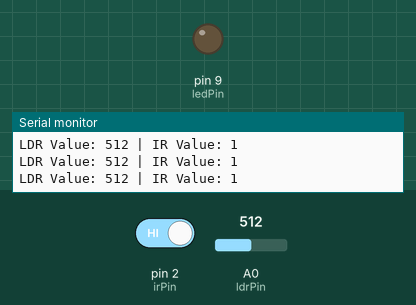
The sketch below on a simulated Arduino Uno, built with avr-gcc and run on an emulated ATmega328P. Shown: output pins drawn as LEDs (lit = HIGH), the last lines printed to the serial monitor. Inputs (shaded band) come from the test bench; at power-on: A0 (ldrPin) = 512, pin 2 (irPin) HIGH.

Above: at 1.2 s.
1.3 s: A0 (ldrPin) set to 318
2.8 s: A0 (ldrPin) set to 285
At 3.3 s:
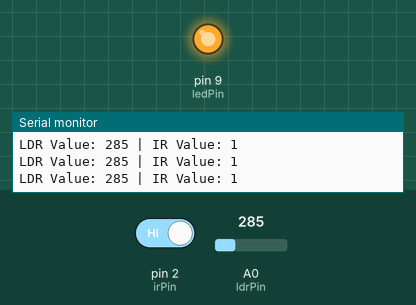
4.3 s: A0 (ldrPin) set to 306
At 5.6 s:
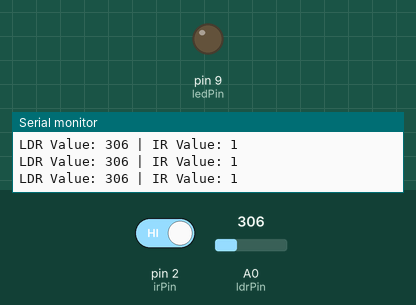
5.9 s: A0 (ldrPin) set to 290
At 7.2 s:
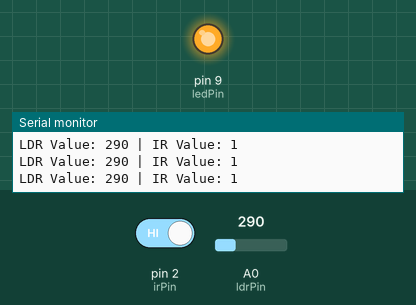
Timing chart, 0 to 8.5 s (numbered marks = the images above; inputs shaded):
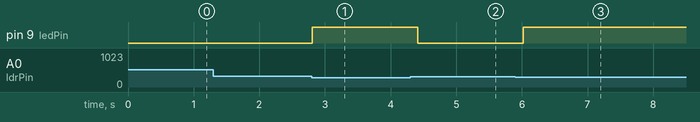

The sketch:

smart_light.ino
```cpp
// Smart Street Light using IR Sensor and LDR

int ldrPin = A0;     // LDR connected to analog pin A0
int irPin = 2;       // IR sensor connected to digital pin 2
int ledPin = 9;      // Street light LED connected to digital pin 9

int ldrValue = 0;
int threshold = 300; // Adjust based on your environment

void setup() {
  pinMode(irPin, INPUT);
  pinMode(ledPin, OUTPUT);
  Serial.begin(9600);
}

void loop() {
  ldrValue = analogRead(ldrPin);
  int irValue = digitalRead(irPin);

  Serial.print("LDR Value: ");
  Serial.print(ldrValue);
  Serial.print(" | IR Value: ");
  Serial.println(irValue);

  // Check if it's dark and motion is detected
  if (ldrValue < threshold || irValue == LOW) {
    digitalWrite(ledPin, HIGH); // Turn ON street light
  } else {
    digitalWrite(ledPin, LOW);  // Turn OFF street light
  }

  delay(200);
}
```

Measured:
- the behaviour switches between 300 and 299 on A0 (ldrPin) (found by bisection; images 0 and 1)
- after the input at 2.8 s, pin 9 (ledPin): LOW → HIGH at once
- after the input at 4.3 s, pin 9 (ledPin): HIGH → LOW after 0.11 s
- after the input at 5.9 s, pin 9 (ledPin): LOW → HIGH after 0.12 s
